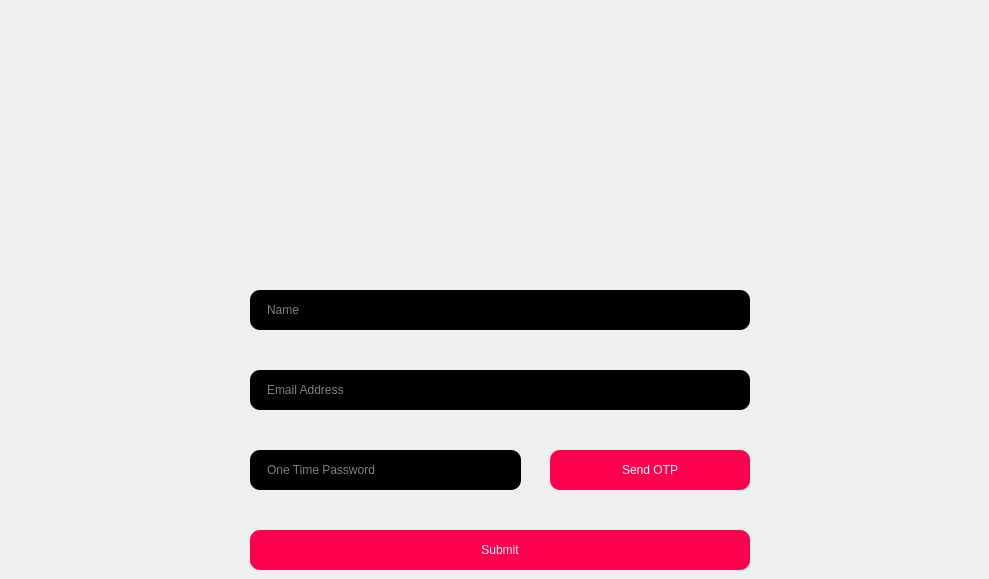
      <widget class="QWidget" name="Setup_Page">
       <widget class="QLabel" name="label">
        <property name="geometry">
         <rect>
          <x>425</x>
          <y>90</y>
          <width>150</width>
          <height>150</height>
         </rect>
        </property>
        <property name="styleSheet">
         <string notr="true">border-radius:75px;
border-image: url(:/Logo/Logo/App Logo.png);</string>
        </property>
        <property name="text">
         <string/>
        </property>
        <property name="scaledContents">
         <bool>true</bool>
        </property>
       </widget>
       <widget class="QLineEdit" name="Name_txt">
        <property name="geometry">
         <rect>
          <x>250</x>
          <y>290</y>
          <width>500</width>
          <height>40</height>
         </rect>
        </property>
        <property name="styleSheet">
         <string notr="true">QLineEdit
{
	
	background-color: rgb(0, 0, 0);
	border:0px;
	border-radius:10px;
	font: 10pt &quot;Arial Rounded MT Bold&quot;;
	color: rgb(255, 255, 255);
	padding-left:15px;
}

QLineEdit:focus
{
	border:2px solid #ff004f;
	color:#ff004f;
}</string>
        </property>
        <property name="placeholderText">
         <string>Name</string>
        </property>
       </widget>
       <widget class="QLineEdit" name="Email_txt">
        <property name="geometry">
         <rect>
          <x>250</x>
          <y>370</y>
          <width>500</width>
          <height>40</height>
         </rect>
        </property>
        <property name="styleSheet">
         <string notr="true">QLineEdit
{
	
	background-color: rgb(0, 0, 0);
	border:0px;
	border-radius:10px;
	font: 10pt &quot;Arial Rounded MT Bold&quot;;
	color: rgb(255, 255, 255);
	padding-left:15px;
}

QLineEdit:focus
{
	border:2px solid #ff004f;
	color:#ff004f;
}</string>
        </property>
        <property name="placeholderText">
         <string>Email Address</string>
        </property>
       </widget>
       <widget class="QLineEdit" name="otp_txt">
        <property name="geometry">
         <rect>
          <x>250</x>
          <y>450</y>
          <width>271</width>
          <height>40</height>
         </rect>
        </property>
        <property name="styleSheet">
         <string notr="true">QLineEdit
{
	
	background-color: rgb(0, 0, 0);
	border:0px;
	border-radius:10px;
	font: 10pt &quot;Arial Rounded MT Bold&quot;;
	color: rgb(255, 255, 255);
	padding-left:15px;
}

QLineEdit:focus
{
	border:2px solid #ff004f;
	color:#ff004f;
}</string>
        </property>
        <property name="placeholderText">
         <string>One Time Password</string>
        </property>
       </widget>
       <widget class="QPushButton" name="otp_button">
        <property name="geometry">
         <rect>
          <x>550</x>
          <y>450</y>
          <width>200</width>
          <height>40</height>
         </rect>
        </property>
        <property name="cursor">
         <cursorShape>PointingHandCursor</cursorShape>
        </property>
        <property name="styleSheet">
         <string notr="true">QPushButton
{
	
	background-color: rgb(255, 0, 79);
	color: rgb(255, 255, 255);
	font: 10pt &quot;Arial Rounded MT Bold&quot;;
	border-radius:10px;
}

QPushButton:pressed
{
	
	background-color: rgb(255, 255, 255);
	
	color: rgb(255, 0, 79);
}</string>
        </property>
        <property name="text">
         <string>Send OTP</string>
        </property>
       </widget>
       <widget class="QPushButton" name="Submit_button">
        <property name="geometry">
         <rect>
          <x>250</x>
          <y>530</y>
          <width>500</width>
          <height>40</height>
         </rect>
        </property>
        <property name="cursor">
         <cursorShape>PointingHandCursor</cursorShape>
        </property>
        <property name="styleSheet">
         <string notr="true">QPushButton
{
	
	background-color: rgb(255, 0, 79);
	color: rgb(255, 255, 255);
	font: 10pt &quot;Arial Rounded MT Bold&quot;;
	border-radius:10px;
}

QPushButton:pressed
{
	
	background-color: rgb(255, 255, 255);
	
	color: rgb(255, 0, 79);
}</string>
        </property>
        <property name="text">
         <string>Submit</string>
        </property>
       </widget>
       <widget class="QPushButton" name="Minimize_btn_2">
        <property name="geometry">
         <rect>
          <x>880</x>
          <y>20</y>
          <width>50</width>
          <height>40</height>
         </rect>
        </property>
        <property name="cursor">
         <cursorShape>PointingHandCursor</cursorShape>
        </property>
        <property name="styleSheet">
         <string notr="true">border:none;</string>
        </property>
        <property name="text">
         <string/>
        </property>
        <property name="icon">
         <iconset>
          <normaloff>Icons/Minimize icon.svg</normaloff>Icons/Minimize icon.svg</iconset>
        </property>
        <property name="iconSize">
         <size>
          <width>30</width>
          <height>30</height>
         </size>
        </property>
       </widget>
       <widget class="QPushButton" name="Exit_btn_2">
        <property name="geometry">
         <rect>
          <x>930</x>
          <y>20</y>
          <width>50</width>
          <height>40</height>
         </rect>
        </property>
        <property name="cursor">
         <cursorShape>PointingHandCursor</cursorShape>
        </property>
        <property name="styleSheet">
         <string notr="true">border:none;</string>
        </property>
        <property name="text">
         <string/>
        </property>
        <property name="icon">
         <iconset>
          <normaloff>Icons/Exit Icon.svg</normaloff>Icons/Exit Icon.svg</iconset>
        </property>
        <property name="iconSize">
         <size>
          <width>30</width>
          <height>30</height>
         </size>
        </property>
       </widget>
      </widget>
